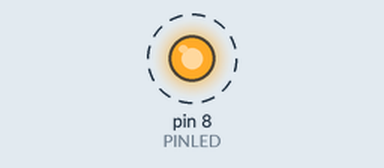
This sketch was run on a simulated Arduino Uno, built with avr-gcc and run on an emulated ATmega328P. Parts: output pins drawn as LEDs (lit = HIGH). Dashed ring = blinking.

Above: at 0.5 s.
Timing chart, 0 to 4.6 s (numbered marks = the images above):
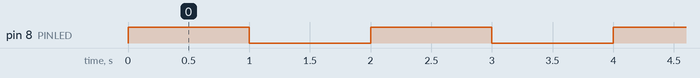

Measured:
- by itself, pin 8 (PINLED): alternates HIGH for 1.0 s and LOW for 1.0 s

The sketch:

EjemploLED.ino
```cpp
int PINLED = 8;
void setup() {
  pinMode(PINLED, OUTPUT); // inicializar pin como output
}
void loop() {
   digitalWrite(PINLED, HIGH); // encenderá el LED
   delay(1000); // esperar 1 segundo
   digitalWrite(PINLED, LOW); // apagará el LED
   delay(1000); // esperar 1 segundo
}
```
